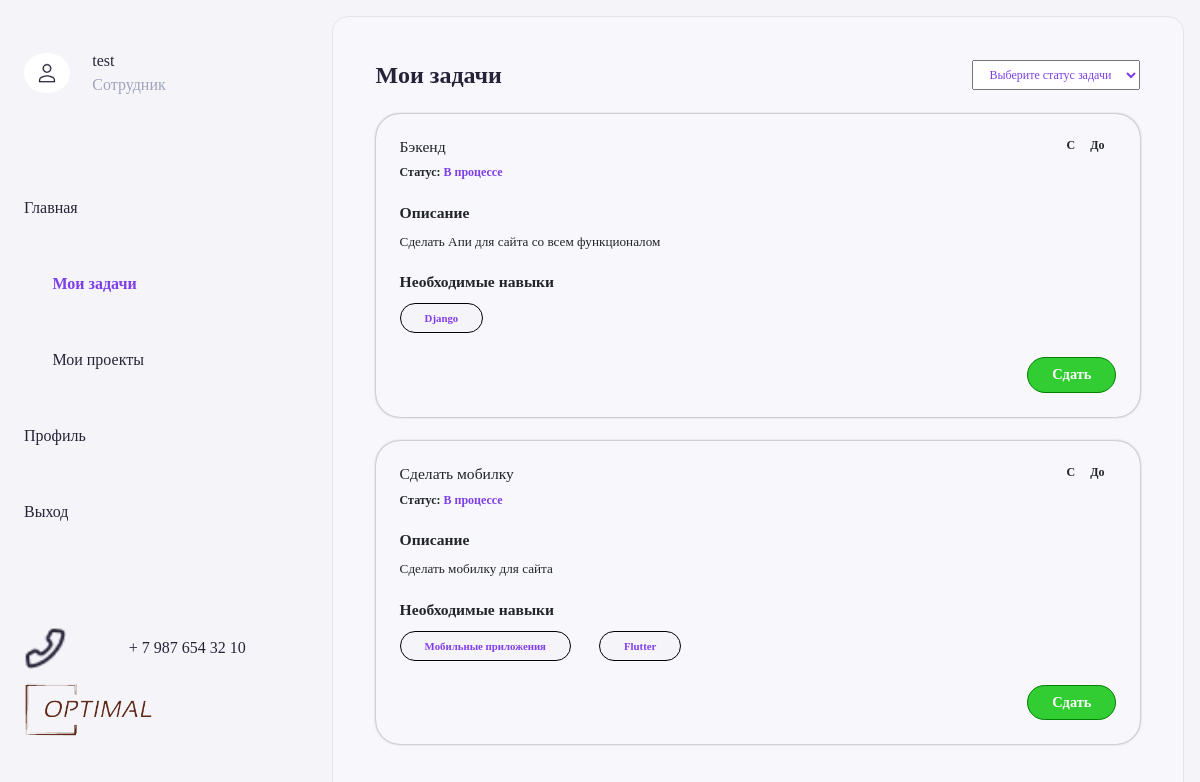
/ (signed in), run on an earlier commit of the app's database.
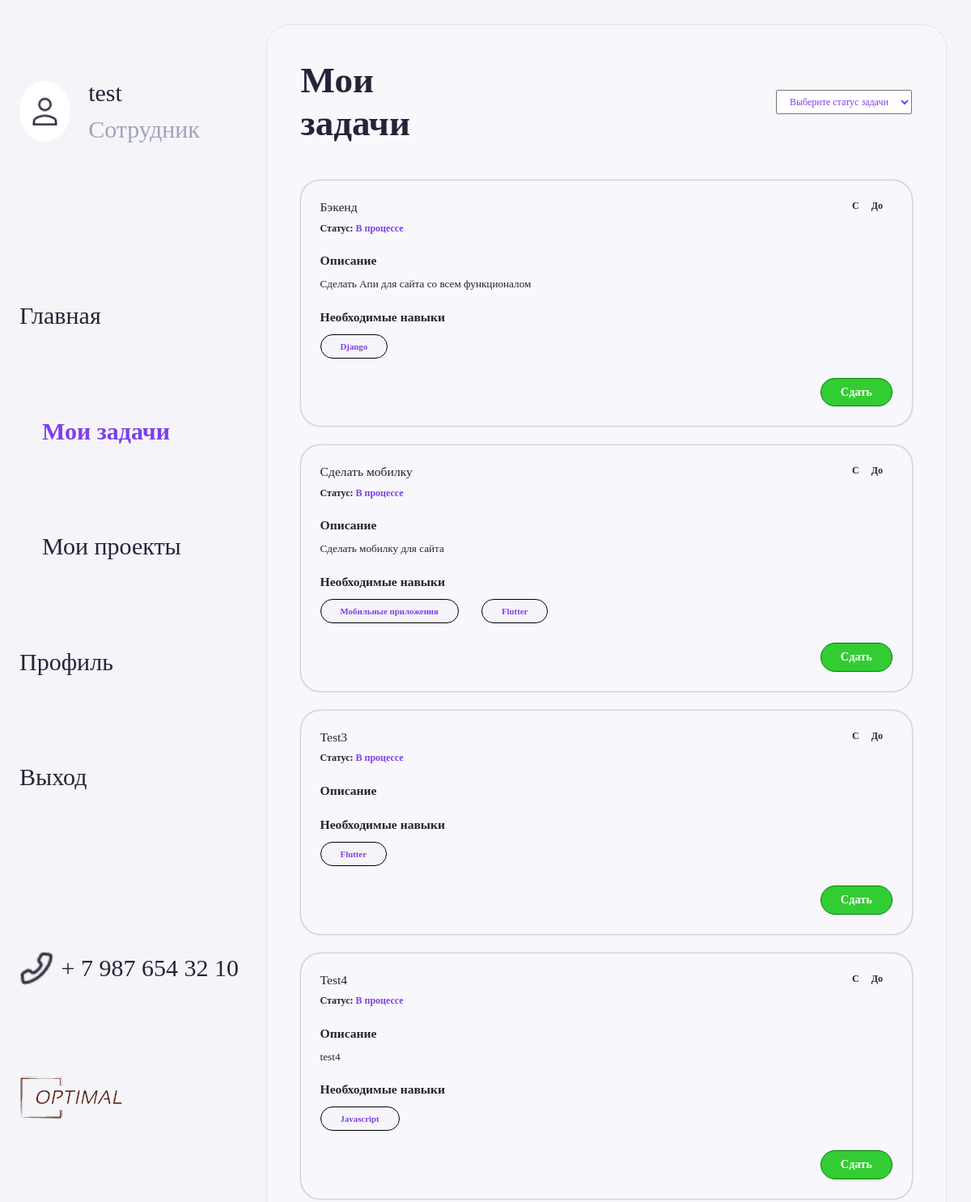
And on a later commit of the database.
### main/models.py (models this page shows, shortened)
class User(AbstractUser):
    full_name = models.TextField(default='', blank=True)
    work_experience = models.TextField(default='', blank=True)
    telegram = models.TextField(default='', blank=True)
    vk = models.TextField(default='', blank=True)
    phone = models.TextField(default='', blank=True)
    email = models.TextField(default='', blank=True)
    role = models.ForeignKey(Role, on_delete=models.CASCADE, blank=True, null=True, default=Role.objects.filter(name="user").first().pk)
    password = models.TextField(blank=True, null=True)
    image = models.FileField(storage=ClientDocsStorage(), blank=True, null=True)
    technologies = models.ManyToManyField(Technology, blank=True)

class Task(models.Model):
    name = models.TextField()
    description = models.TextField()
    user = models.ForeignKey(User, on_delete=models.CASCADE, blank=True, null=True)
    start_date = models.DateField(blank=True, null=True)
    end_date = models.DateField(blank=True, null=True)
    technologies = models.ManyToManyField(Technology)
    status = models.CharField(max_length=1, choices=TASK_STATUS, default="0")
    def get_status_name(self):
        return dict(TASK_STATUS)[self.status]

class Technology(models.Model):
    name = models.TextField(default='')

### main/views.py (the view, shortened to what this page needs)
# urls.py: path('', views.IndexView.as_view(), name='index'),
class IndexView(View):
    template_name = "index.html"
    roles = ["user"]
    def get(self, request, *args, **kwargs):
        current_user = get_current_user(request)
        if not current_user:
            return redirect(reverse("main:login"))
        if current_user.role.name not in self.roles:
             return redirect(reverse("main:manager_tasks"))
        tasks = Task.objects.filter(user=current_user).order_by("status")
        status = get_parameter(request, "status")
        if status:
            tasks = tasks.filter(status=status)
        return render(request, self.template_name, {
            "current_user": current_user,
            "tasks": tasks,
            "status": status,
            "statuses": TASK_STATUS,
        })

### main/modules/functions.py (called while the page is built)
def get_parameter(request, name):
    try:
        return request.GET[name]
    except:
        return None

def get_or_none(classmodel, **kwargs):
    try:
        return classmodel.objects.get(**kwargs)
    except Exception:
        return None

def get_current_user(request):
    try:
        return get_or_none(User, id=request.session["user"])
    except:
        return None

### main/templates/index.html (shortened to what this page needs)
{% extends "base.html" %}
{% load static %}
{%block training%}active{%endblock%}
{%block main%}
    <div class="content-wrap">
        <div class="content-block">
            <div class="title-block">
                <div class="title">Мои задачи</div>
                <form action="" class="form-filters" method="get" style="margin: 0;justify-content: flex-end;">
                    <select class="ilter status-select" name="status">
                        <option {%if status == '' %}selected{%endif%} value="">Выберите статус задачи</option>
                    </select>
                </form>
            </div>
            {%for task in tasks%}
                <div class="task-block {%if task.get_status_name == "Сделано"%}finished{%endif%}">
                    <div class="head-block">
                        <div class="left-side">
                            <div class="title">{{task.name}}</div>
                            <div class="end-date">Статус: <span>{{task.get_status_name}}</span></div>
                        </div>
                        <div class="start-date">
                            C  До
                        </div>
                    </div>
                    <div class="content">
                        <div class="title">Описание</div>
                        <div class="description">
                            {{task.description|linebreaks}}
                        </div>
                        <div class="title">Необходимые навыки</div>
                        <div class="skills">
                            {%for skill in task.technologies.all%}
                                <div class="item">{{skill.name}}</div>
                            {%endfor%}
                        </div>
                    </div>
                    {%if task.get_status_name == "В процессе" or task.get_status_name == "Возвращено"%}
                        <form action="{%url 'main:set_task_status' task.id %}" method="post" class="menu">{%csrf_token%}
                            <button class="send" type="submit">Сдать</button>
                        </form>
                    {%elif task.get_status_name == "Сделано"%}
                        <div class="blur"></div>
                        <div class="done"></div>
                    {%endif%}
                </div>
            {%endfor%}
        </div>
    </div>
{%endblock%}

### main/templates/base.html (shortened to what this page needs)
{% load static %}
{% block links %}
    <head>
        <link rel="stylesheet" type="text/css" href="{%static 'css/main/alertify/alertify.min.css'%}">
        <link rel="stylesheet" type="text/css" href="{%static 'fonts/montserrat_family.css'%}">
        <link rel="stylesheet" type="text/css" href="{%static 'css/main/alertify/themes/default.min.css'%}">
        <link rel="stylesheet" href="{%static 'fonts/montserrat_family.css'%}">
        <link rel="stylesheet" href="{%static 'css/main/main.css'%}">
        <link rel="stylesheet" href="{%static 'css/main/bootstrap.min.css'%}">
    </head>
{% endblock %}
<body>
{% block body%}
        <div class="main-wrap hide-on-mobile">
            <div class="main-sidebar">
                <div class="header">
                    <div class="left-side">
                        <div class="avatar-wrap">
                            <img class="avatar" src="{%static 'img/user.png'%}">
                        </div>
                        <div class="content">
                            <div class="up-text">{{current_user.full_name}}</div>
                            <div class="down-text">
                                {%if current_user.role.name == 'user'%}
                                    Сотрудник
                                {%elif current_user.role.name == 'admin'%}
                                    Админ
                                {%elif current_user.role.name == 'manager'%}
                                    Менеджер
                                {%endif%}
                            </div>
                        </div>
                    </div>
                </div>
                <div class="menu">
                    <div class="item">Главная</div>
                    {%if current_user.role.name == 'user'%}
                        <a href="{% url 'main:index'%}" class="sub-item {%block training%}{%endblock%}">Мои задачи</a>
                        <a href="{% url 'main:projects'%}" class="sub-item {%block projects%}{%endblock%}">Мои проекты</a>
                    {%elif current_user.role.name == 'manager'%}
                        <a href="{% url 'main:manager_tasks'%}" class="sub-item {%block tasks%}{%endblock%}">Задачи</a>
                        <a href="{% url 'main:workers'%}" class="sub-item {%block workers%}{%endblock%}">Сотрудники</a>
                        <a href="{% url 'main:projects'%}" class="sub-item {%block manager_projects%}{%endblock%}">Проекты</a>
                    {%endif%}
                    <a href="{% url 'main:settings'%}" class="item {%block settings%}{%endblock%}">Профиль</a>
                    <a class="item" id="exit_button">Выход</a>
                </div>
                <div class="bottom">
                    <div class="phone-block">
                        <div class="phone"></div>
                        <div class="text">+ 7 987 654 32 10</div>
                    </div>
                    <div class="logo"></div>
                </div>
            </div>
            {%block main%}
            {%endblock%}
        </div>
{% endblock %}
</body>

What changed in the data, as far as the page shows it:
added Task: name "Test3", get_status_name "В процессе", shows "Сдать", Technology (name "Flutter")
added Task: name "Test4", get_status_name "В процессе", description "test4", shows "Сдать"
now on this page (row unchanged): Technology: name "Javascript", shown under "Test4"
